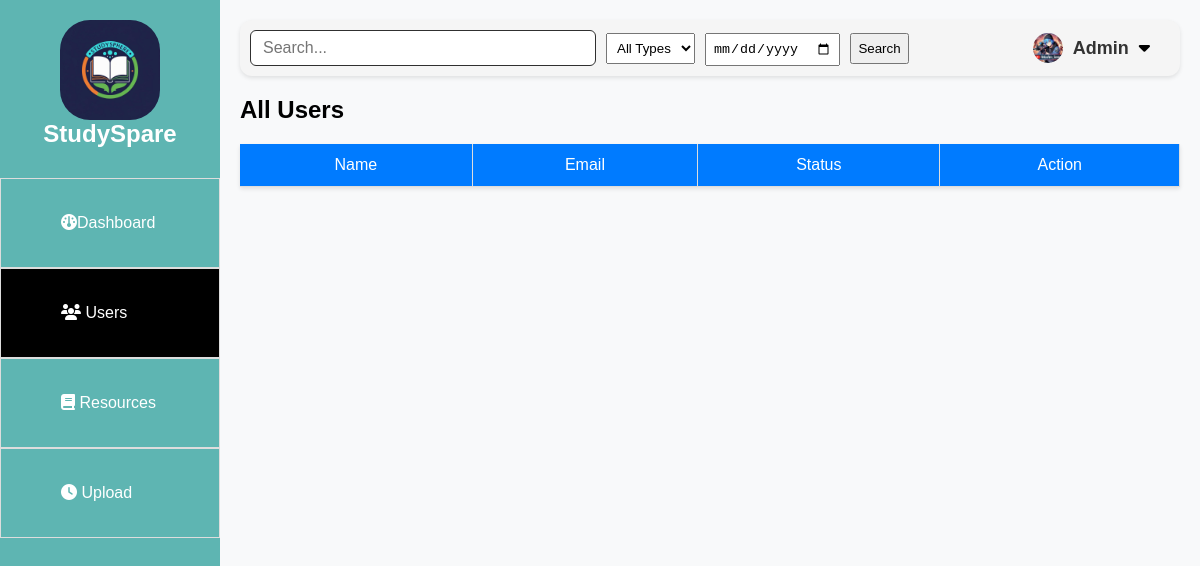
The page /user.php (signed in) on the database as committed earlier.
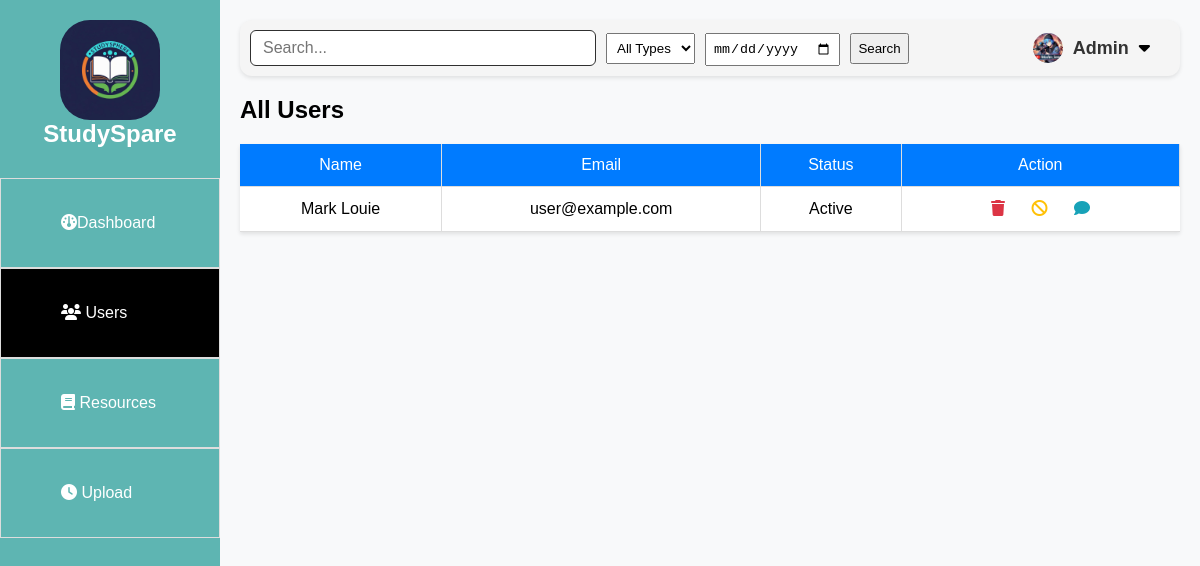
The same page on the database as committed later.
### tables this page shows
CREATE TABLE `users` (
  `id` int(11) NOT NULL,
  `name` varchar(100) NOT NULL,
  `email` varchar(100) NOT NULL,
  `password` varchar(255) NOT NULL,
  `status` enum('Active','Inactive','Banned') DEFAULT 'Active',
  `created_at` timestamp NOT NULL DEFAULT current_timestamp()
);

### user.php (the view, shortened to what this page needs)
<!DOCTYPE html>
<html lang="en">
<head>
  <link rel="stylesheet" href="style/index.css">
  <link rel="stylesheet" href="https://cdnjs.cloudflare.com/ajax/libs/font-awesome/6.5.0/css/all.min.css" />
</head>
<body>
  <?php include 'include/sidebar.php'; ?>
  <div class="main">
    <?php include 'include/header.php'; ?>
    <div class="table-container">
      <div class="heading">
        <h2>All Users</h2>
      </div>
      <table class="luser">
        <thead>
          <tr><td>Name</td><td>Email</td><td>Status</td><td>Action</td></tr>
        </thead>
        <tbody>
          <?php include 'php/db.php';
$result = $conn->query("SELECT * FROM users");
while ($row = $result->fetch_assoc()):
?>
<tr>
  <td><?= $row['name'] ?></td>
  <td><?= $row['email'] ?></td>
  <td><?= ucfirst($row['status']) ?></td>
  <td>
    <button class="icon-button"><i class="fas fa-trash delete-icon"></i></button>
    <button class="icon-button"><i class="fas fa-ban warn-icon"></i></button>
    <button class="icon-button"><i class="fas fa-comment comment-icon"></i></button>
  </td>
</tr>
<?php endwhile; ?>
        </tbody>
      </table>
    </div>
  </div>
</body>
</html>

Rows that differ between the two databases and show on the page:
added users: name "Mark Louie", email "user@example.com", status "Active"
